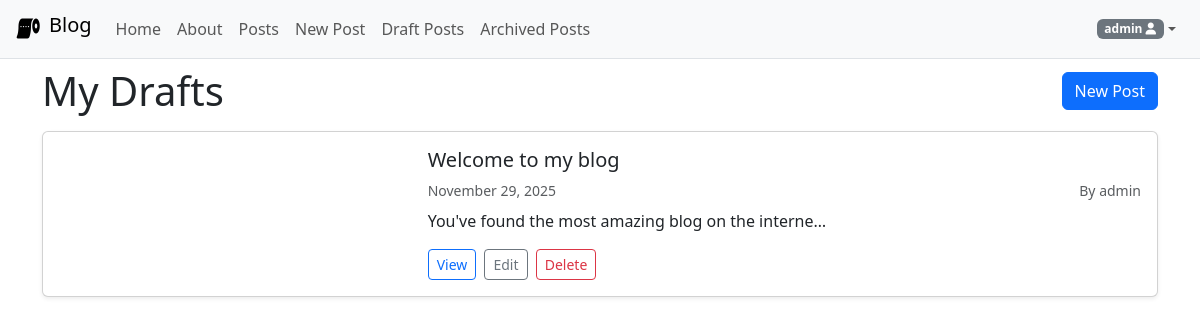
The page /posts/draftlist/ (signed in) on the database as committed earlier.
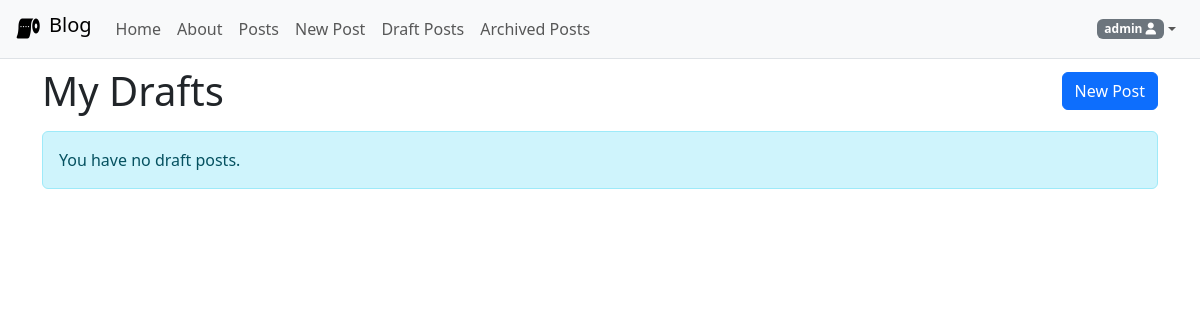
The same page on the database as committed later.
### posts/models.py (models this page shows, shortened)
class Post(models.Model):
    title = models.CharField(max_length=128)
    subtitle = models.CharField(max_length=256, blank=True)
    body = models.TextField()
    image = models.ImageField(upload_to='images/', blank=True)
    created_on = models.DateTimeField(auto_now_add=True)
    author = models.ForeignKey(
        get_user_model(),
        on_delete=models.CASCADE,
        related_name='posts'
    )
    status = models.ForeignKey(
        Status,
        on_delete=models.PROTECT,
        null=False,
        related_name='posts'
    )

### posts/views.py (the view)
# urls.py: path("draftlist/", PostDraftListView.as_view(), name="draft_list"),
class PostDraftListView(LoginRequiredMixin, ListView):
    template_name = "posts/draftlist.html"
    model = Post
    context_object_name = 'draft_posts'
    def get_queryset(self):
        user = self.request.user
        drafts = Post.objects.filter(status__name="Draft", author = user).order_by("created_on").reverse()
        return drafts

### templates/posts/draftlist.html (shortened to what this page needs)
{% extends 'base.html' %}
{% load static %}
{% block css %}
<link rel="stylesheet" href="{% static 'css/posts.css' %}" />
{% endblock %}
{% block content %}
<div class="d-flex justify-content-between align-items-center mb-3">
  <h1 class="mb-0">My Drafts</h1>
  <a href="{% url 'post_new' %}" class="btn btn-primary">New Post</a>
</div>
<div class="row">
  {% for item in draft_posts %}
  <div class="col-12 mb-3">
    <div class="card shadow-sm">
      <div class="card-body">
        <div class="row">
          <div class="col-4 d-flex align-items-center position-relative">
          </div>
          <div class="col-8">
            <h5 class="card-title">{{ item.title }}</h5>
            <div class="d-flex justify-content-between align-items-center mb-2">
              <small class="text-muted">
                {{ item.created_on|date:"F j, Y" }}
              </small>
              <small class="text-muted">By {{ item.author }}</small>
            </div>
            <p class="card-text">{{ item.body|truncatechars:50 }}</p>
            <a
              href="{% url 'post_detail' item.id %}"
              class="btn btn-sm btn-outline-primary me-1"
              >View</a
            >
            <a
              href="{% url 'post_update' item.id %}"
              class="btn btn-sm btn-outline-secondary me-1"
              >Edit</a
            >
            <a
              href="{% url 'post_delete' item.id %}"
              class="btn btn-sm btn-outline-danger"
              >Delete</a
            >
          </div>
        </div>
      </div>
    </div>
  </div>
  {% empty %}
  <div class="col-12">
    <div class="alert alert-info">
      You have no draft posts.
    </div>
  </div>
  {% endfor %}
</div>
{% endblock %}

Rows that differ between the two databases and show on the page:
removed Post: title "Welcome to my blog", created_on "November 29, 2025", author "admin", body "You've found the most amazing blog on the interne…"
Other text that changed with them:
text now shown: "You have no draft posts."
